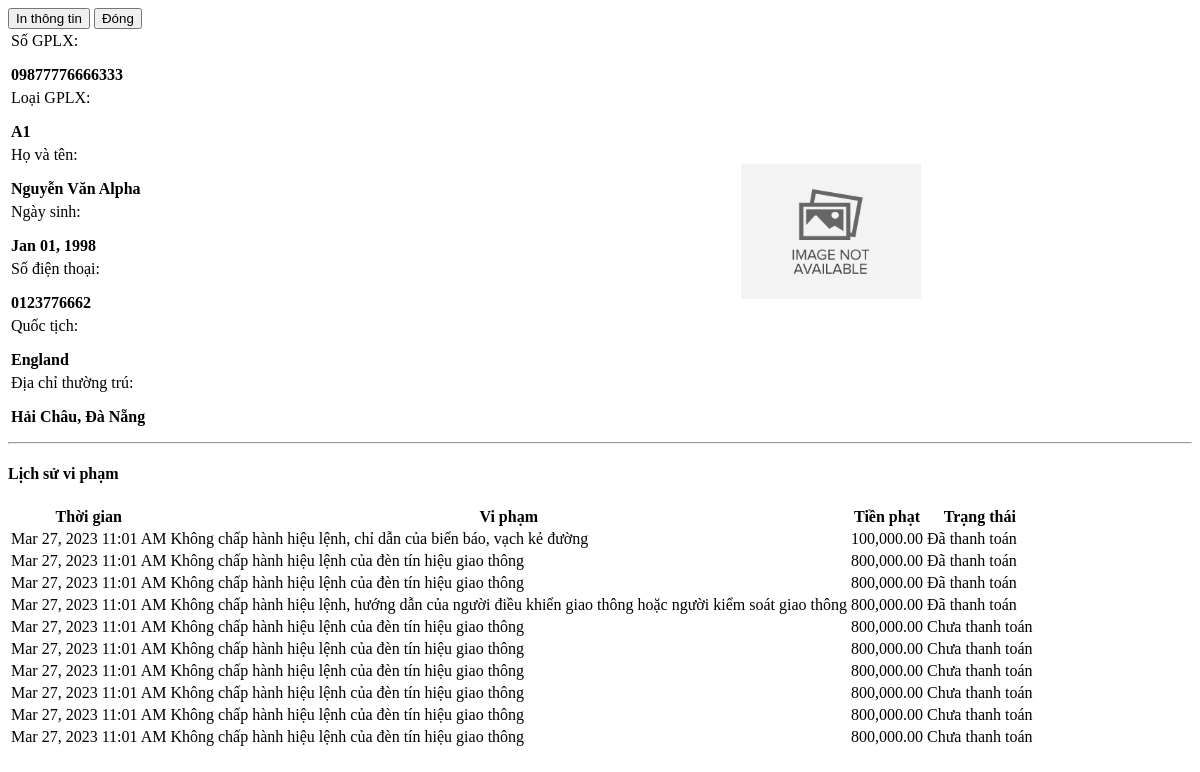
Before: /admin/drivers/view_details.php?id=9 with the older database file.
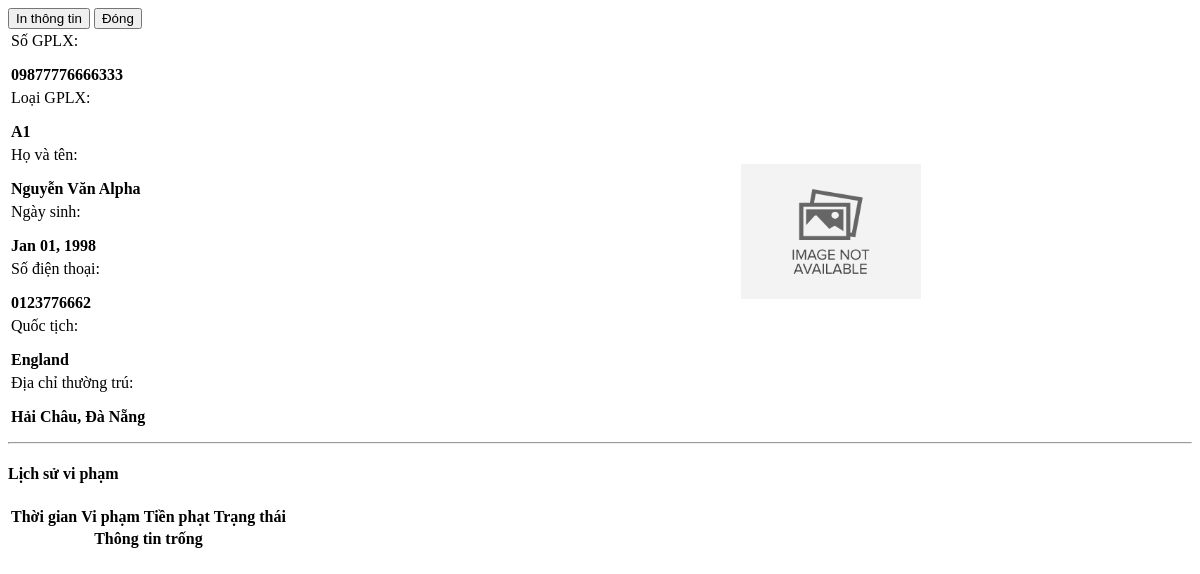
After: the same page with the newer database file.
### tables this page shows
CREATE TABLE `violation_items` (
  `driver_violation_id` int(30) NOT NULL,
  `violation_id` int(30) DEFAULT NULL,
  `fine` float NOT NULL,
  `status` tinyint(1) NOT NULL DEFAULT 0 COMMENT '0=pending, 1=paid',
  `date_created` datetime NOT NULL DEFAULT current_timestamp()
);

CREATE TABLE `violations` (
  `id` int(30) NOT NULL,
  `code` varchar(50) NOT NULL,
  `name` text NOT NULL,
  `description` text NOT NULL,
  `min_fine` float NOT NULL,
  `max_fine` float NOT NULL,
  `law_id` int(30) NOT NULL,
  `fine` float NOT NULL,
  `status` tinyint(4) NOT NULL DEFAULT 1 COMMENT '0=Inactive, 1=Active',
  `date_created` datetime NOT NULL DEFAULT current_timestamp(),
  `date_updated` datetime DEFAULT NULL ON UPDATE current_timestamp()
);

### admin/drivers/view_details.php (the view, shortened to what the changed rows need)
<?php
require_once('../../config.php');
?>
<div class="container-fluid">
    <div class="border border-dark px-2 py-2" id="print_out">
        <table class='table table-stripped px-4'>
            <thead>
                <tr>
                    <th>Thời gian</th>
                    <th>Vi phạm</th>
                    <th>Tiền phạt</th>
                    <th>Trạng thái</th>
                </tr>
            </thead>
            <tbody>
                <?php
                $olist = $conn->query("SELECT i.*,o.code,o.name FROM `violation_items` i inner join `violations` o on i.violation_id = o.id where i.driver_violation_id in (SELECT id FROM `violation_list` where driver_id = '{$driver_id}') order by unix_timestamp(i.date_created) asc  ");
                while($row = $olist->fetch_assoc()):
                ?>
                <tr>
                    <td><?php echo date("M d, Y H:i A",strtotime($date_created)) ?></td>
                    <td><?php echo $row['name'] ?></td>
                    <td><?php echo number_format($row['fine'],2) ?></td>
                    <td><?php echo ($row['status'] == 1) ? "Đã thanh toán" : 'Chưa thanh toán' ?></td>
                </tr>
                <?php endwhile; ?>
                <?php if($olist->num_rows <= 0): ?>
                <tr>
                    <th class="text-center" colspan="4">Thông tin trống</th>
                </tr>
                <?php endif; ?>
            </tbody>
        </table>
    </div>
</div>

Changed rows visible on the page:
removed violation_items: violation.name "Không chấp hành hiệu lệnh, chỉ dẫn của biển báo, vạch kẻ đường", fine "100,000.00", status "Đã thanh toán"
removed violation_items: violation.name "Không chấp hành hiệu lệnh của đèn tín hiệu giao thông", fine "800,000.00", status "Đã thanh toán"
removed violation_items: violation.name "Không chấp hành hiệu lệnh của đèn tín hiệu giao thông", fine "800,000.00", status "Đã thanh toán"
removed violation_items: violation.name "Không chấp hành hiệu lệnh, hướng dẫn của người điều khiển giao thông hoặc người kiểm soát giao thông", fine "800,000.00", status "Đã thanh toán"
removed violation_items: violation.name "Không chấp hành hiệu lệnh của đèn tín hiệu giao thông", fine "800,000.00", status "Chưa thanh toán"
removed violation_items: violation.name "Không chấp hành hiệu lệnh của đèn tín hiệu giao thông", fine "800,000.00", status "Chưa thanh toán"
removed violation_items: violation.name "Không chấp hành hiệu lệnh của đèn tín hiệu giao thông", fine "800,000.00", status "Chưa thanh toán"
removed violation_items: violation.name "Không chấp hành hiệu lệnh của đèn tín hiệu giao thông", fine "800,000.00", status "Chưa thanh toán"
removed violation_items: violation.name "Không chấp hành hiệu lệnh của đèn tín hiệu giao thông", fine "800,000.00", status "Chưa thanh toán"
removed violation_items: violation.name "Không chấp hành hiệu lệnh của đèn tín hiệu giao thông", fine "800,000.00", status "Chưa thanh toán"
Other visible differences:
text now shown: "Thông tin trống"
